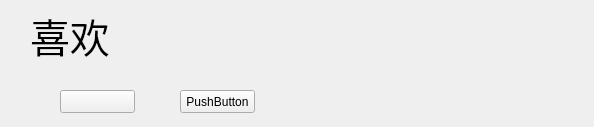
<?xml version="1.0" encoding="UTF-8"?>
<ui version="4.0">
 <class>Lovemu</class>
 <widget class="QWidget" name="Lovemu">
  <property name="geometry">
   <rect>
    <x>0</x>
    <y>0</y>
    <width>594</width>
    <height>127</height>
   </rect>
  </property>
  <property name="windowTitle">
   <string>Form</string>
  </property>
  <widget class="QLabel" name="label">
   <property name="geometry">
    <rect>
     <x>30</x>
     <y>10</y>
     <width>81</width>
     <height>51</height>
    </rect>
   </property>
   <property name="font">
    <font>
     <pointsize>30</pointsize>
    </font>
   </property>
   <property name="text">
    <string>喜欢</string>
   </property>
  </widget>
  <widget class="QPushButton" name="pushButton">
   <property name="geometry">
    <rect>
     <x>60</x>
     <y>90</y>
     <width>75</width>
     <height>23</height>
    </rect>
   </property>
   <property name="text">
    <string/>
   </property>
  </widget>
  <widget class="QPushButton" name="pushButton_2">
   <property name="geometry">
    <rect>
     <x>180</x>
     <y>90</y>
     <width>75</width>
     <height>23</height>
    </rect>
   </property>
   <property name="text">
    <string>PushButton</string>
   </property>
  </widget>
 </widget>
 <resources/>
 <connections/>
</ui>
